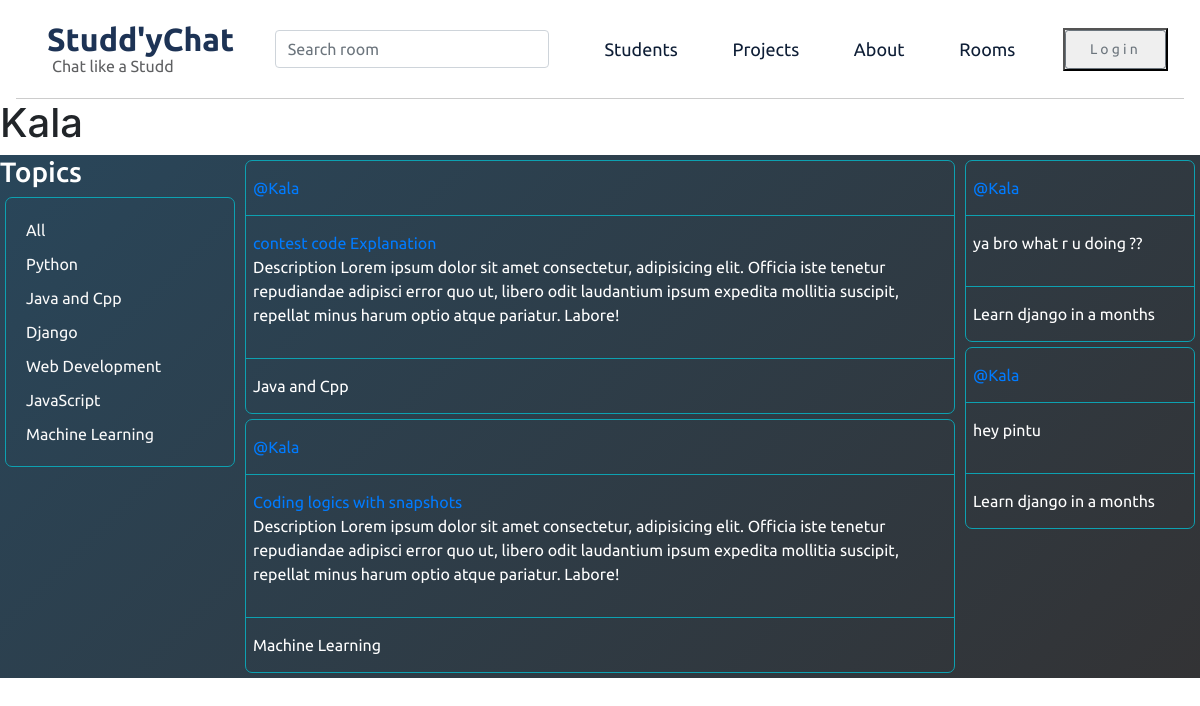
Page /user-profile/2/ on the committed database.
### base/models.py (models this page shows)
class Topic(models.Model):
    name = models.CharField(max_length=200)
    def __str__(self):
        return self.name

class Room(models.Model):
    host = models.ForeignKey(User,on_delete=models.SET_NULL,null=True)
    topic = models.ForeignKey(Topic,on_delete=models.SET_NULL,null=True)
    name = models.CharField(max_length=200)
    description = models.TextField(null=True,blank=True)
    participants = models.ManyToManyField(User,related_name='participants',blank=True)
    updated = models.DateTimeField(auto_now=True)
    created = models.DateTimeField(auto_now_add=True)
    class Meta:
        ordering = ['-updated','-created']
    def __str__(self):
        return self.name

class Message(models.Model):
    user = models.ForeignKey(User,on_delete=models.CASCADE)
    room = models.ForeignKey(Room,on_delete=models.CASCADE)
    body = models.TextField()
    updated = models.DateTimeField(auto_now=True)
    created = models.DateTimeField(auto_now_add=True)
    class Meta:
        ordering = ['-updated','-created']
    def __str__(self):
        return self.body[0:50]

### base/views.py (the view)
# urls.py: path('user-profile/<str:pk>/',views.userProfile,name='user-profile'),
def userProfile(request,pk):
    user = User.objects.get(id=pk)
    rooms = user.room_set.all()
    room_messages = user.message_set.all()
    topics = Topic.objects.all()
    context = {'user':user,'rooms':rooms,'room_messages':room_messages,
               'topics':topics}
    return render(request,'base/profile.html',context)

### base/templates/base/profile.html (shortened to what this page needs)
{% extends 'main.html'%}
{%block content%}
<h1>{{user.username | capfirst}}</h1>
<div class="profile-container grid-container">
    <div>
        {% include 'base/topics_component.html'%}
    </div>
    <div>
        {% include 'base/feed_component.html'%}
    </div>
    <div>
        {% include 'base/activity_component.html'%}
    </div>
</div>
{%endblock content%}

### base/templates/base/topics_component.html
<h3>Topics</h3>
<div class="topics-container">
<a href="{% url 'home' %}">All</a>
  {% for topic in topics%}
  <a href="{% url 'home' %}?q={{topic.name}}">{{topic}}</a>
{%endfor%}
</div>

### base/templates/base/feed_component.html (shortened to what this page needs)
  {% for room in rooms%}
  <div class="room-container">
    <div class="room-user"><a href="{% url 'user-profile' room.host.id %}">@{{room.host.username}}</a>
    </div>
    <div class="room-mid">
      <a href="{% url 'room' room.id%}">{{room.name}}</a>
      <p>Description Lorem ipsum dolor sit amet consectetur, adipisicing elit.
         Officia iste tenetur repudiandae adipisci error quo ut, libero odit
         laudantium ipsum expedita mollitia suscipit, repellat minus harum optio
         atque pariatur. Labore!</p>
    </div>
    <div class="room-bottom">{{room.topic}}</div>
  </div>
  {%endfor%}

### base/templates/base/activity_component.html (shortened to what this page needs)
{% for message in room_messages %}
<div class="room-container">
  <div class="room-user"><a href="{% url 'user-profile' message.user.id %}">@{{message.user}}</a></div>
  <div class="room-mid">
    <p>{{message}}</p>
  </div>
  <div class="room-bottom">{{message.room}}
</div>
</div>
{% endfor%}

### static/style/style.css (style rules this page uses)
* { margin: 0; padding: 0; font-family: 'Montserrat', sans-serif; font-family: 'Poppins', sans-serif; font-family: 'Roboto', sans-serif; font-family: 'Ubuntu', sans-serif; }
a { text-decoration: none; }
.grid-container { background-color: hsla(198, 16%, 75%, 0.902); background-image: linear-gradient(135deg, #29465a 0%, #333335 100%); margin-bottom:370px; display: grid; height: fit-content; grid-template-columns: 24% 52% 24%; color: #ffffff; }
.room-container { height: fit-content; border:1px solid#0da1b1; margin: 5px; border-radius: 7px; }
.room-user { padding: 15px 7px; border-bottom:1px solid#0da1b1; }
.room-mid { padding: 15px 7px; height: fit-content; border-bottom:1px solid#0da1b1; }
.room-bottom { padding: 15px 7px; }
.topics-container { height: fit-content; border:1px solid#0da1b1; margin: 5px; border-radius: 7px; display: flex; flex-direction: column; padding: 15px; }
.topics-container a { margin: 5px; color: #f9f9f9; }

### base/templates/base/profile.html (style rules this page uses)
.profile-container { display: grid; grid-template-columns: 1fr 3fr 1fr; }

### rows in the picture
Topic: name "Python"
Topic: name "Java and Cpp"
Topic: name "Django"
Topic: name "Web Development"
Topic: name "JavaScript"
Topic: name "Machine Learning"
Room: host.username "Kala", name "contest code Explanation", topic "Java and Cpp"
Room: host.username "Kala", name "Coding logics with snapshots", topic "Machine Learning"
Message: user "Kala", body "ya bro what r u doing ??", room "Learn django in a months"
Message: user "Kala", body "hey pintu", room "Learn django in a months"

### other values in the picture
{{ user.username | capfirst }} "Kala"
